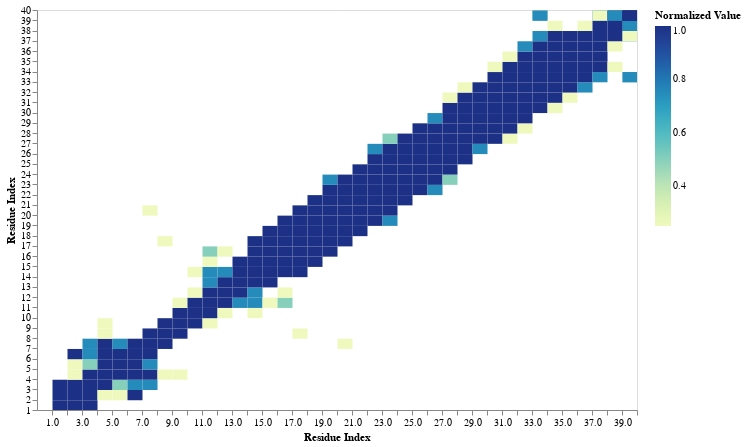

Notebook cell for this chart:
### Code cell
graph = alt.Chart(Normal_Data).mark_rect().encode(
    alt.X('i', bin=alt.Bin(maxbins=40), scale=alt.Scale(domain=[0, 40]), title='Residue Index'),
    alt.Y('j', bin=alt.Bin(maxbins=40), title='Residue Index'),
    alt.Color('Normalized Value')).properties(
        width=600,
        height=400
    )
graph.interactive()

### Figure 1 — Vega-Lite specification as saved in the notebook (floating-point values rounded to 4 significant figures; data arrays with more than 128 entries replaced by an {"elided": "..."} marker saying what was removed)
{"config": {"view": {"continuousWidth": 400, "continuousHeight": 300}}, "data": {"name": "data-b8c9d3e2238496c1ec7efa547f510b4d"}, "mark": "rect", "encoding": {"color": {"type": "quantitative", "field": "Normalized Value"}, "x": {"type": "quantitative", "bin": {"maxbins": 40}, "field": "i", "scale": {"domain": [0, 40]}, "title": "Residue Index"}, "y": {"type": "quantitative", "bin": {"maxbins": 40}, "field": "j", "title": "Residue Index"}}, "height": 400, "selection": {"selector001": {"type": "interval", "bind": "scales", "encodings": ["x", "y"]}}, "width": 600, "$schema": "https://vega.github.io/schema/vega-lite/v4.8.1.json", "datasets": {"data-b8c9d3e2238496c1ec7efa547f510b4d": {"elided": "284 records"}}}
